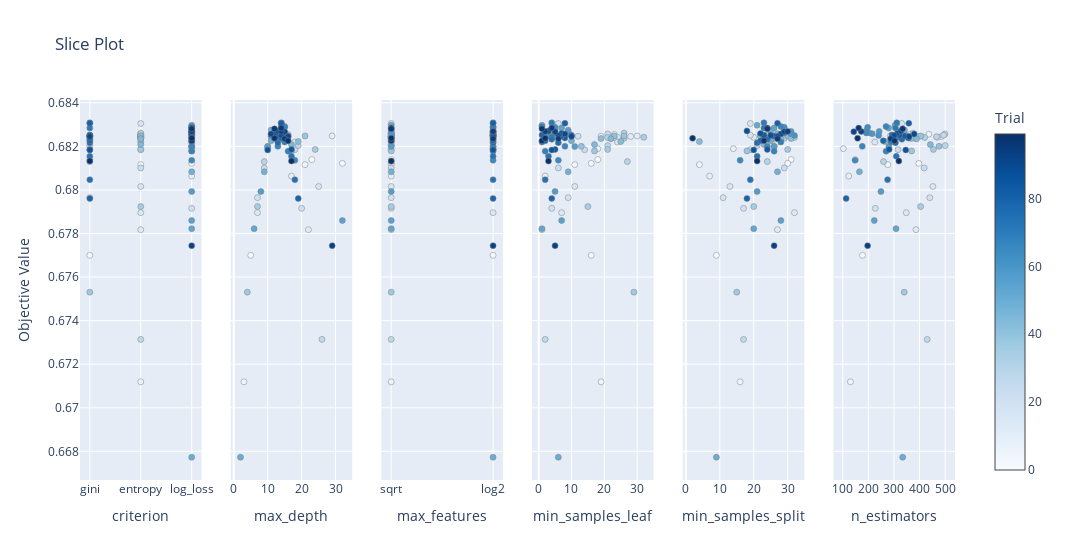

The code cell stored with this chart in its notebook:
### Code cell
optuna.visualization.plot_slice(study, params = ['n_estimators',
'max_depth',
'min_samples_split',
'min_samples_leaf',
'max_features',
'criterion',])
